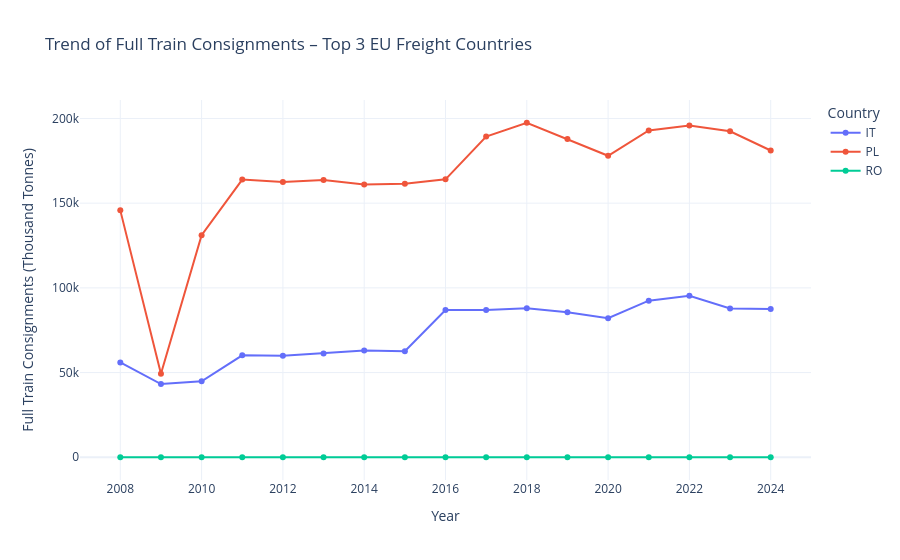
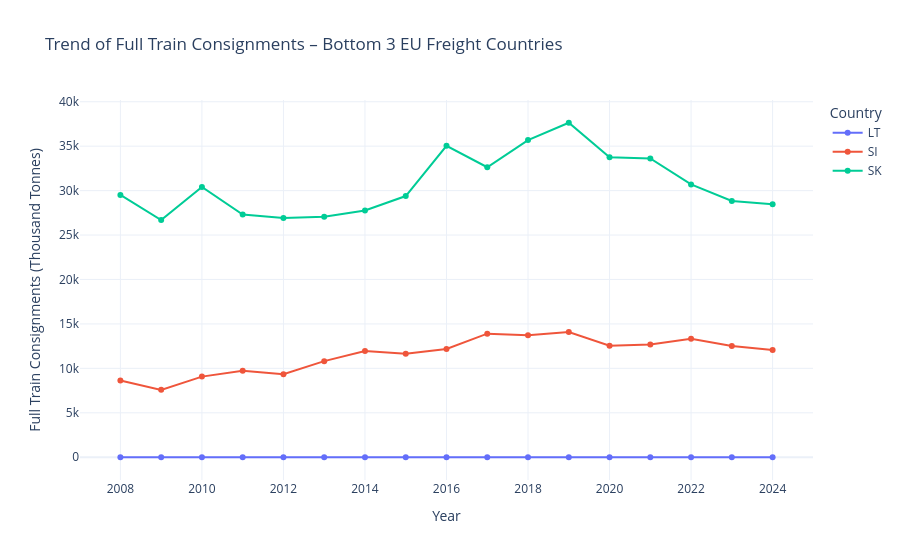

The cell these charts' notebook holds for them, in order:
### Markdown cell above
Trending Visualization for Top and Bottom 3 Countries

### Code cell
print("Top 3:", top3_countries)
print("Bottom 3:", bottom3_countries)

# Top 3 ülkelerin yıllara göre full-train yük trendi
fig_top = px.line(
    q5_df_filtered[q5_df_filtered["geo"].isin(top3_countries)],
    x="TIME_PERIOD",
    y="Consignment_full_train_load_THS_T",
    color="geo",
    markers=True,
    title="Trend of Full Train Consignments – Top 3 EU Freight Countries",
    labels={
        "TIME_PERIOD": "Year",
        "Consignment_full_train_load_THS_T": "Full Train Consignments (Thousand Tonnes)",
        "geo": "Country"
    }
)
fig_top.update_layout(template="plotly_white")
fig_top.show()

# Bottom 3 ülkelerin yıllara göre full-train yük trendi
fig_bottom = px.line(
    q5_df_filtered[q5_df_filtered["geo"].isin(bottom3_countries)],
    x="TIME_PERIOD",
    y="Consignment_full_train_load_THS_T",
    color="geo",
    markers=True,
    title="Trend of Full Train Consignments – Bottom 3 EU Freight Countries",
    labels={
        "TIME_PERIOD": "Year",
        "Consignment_full_train_load_THS_T": "Full Train Consignments (Thousand Tonnes)",
        "geo": "Country"
    }
)
fig_bottom.update_layout(template="plotly_white")
fig_bottom.show()

### Figure 1 — Plotly figure (JSON) as saved in the notebook; plotly's stock layout.template omitted (floating-point values rounded to 4 significant figures)
{"data": [{"hovertemplate": "Country=IT<br>Year=%{x}<br>Full Train Consignments (Thousand Tonnes)=%{y}<extra></extra>", "legendgroup": "IT", "line": {"color": "#636efa", "dash": "solid"}, "marker": {"symbol": "circle"}, "mode": "lines+markers", "name": "IT", "orientation": "v", "showlegend": true, "type": "scatter", "x": [2008, 2009, 2010, 2011, 2012, 2013, 2014, 2015, 2016, 2017, 2018, 2019, 2020, 2021, 2022, 2023, 2024], "xaxis": "x", "y": [55970.0, 43210.0, 44820.0, 60190.0, 59950.0, 61270.0, 62990.0, 62650.0, 86910.0, 86890.0, 87960.0, 85670.0, 82040.0, 92430.0, 95380.0, 87830.0, 87460.0], "yaxis": "y"}, {"hovertemplate": "Country=PL<br>Year=%{x}<br>Full Train Consignments (Thousand Tonnes)=%{y}<extra></extra>", "legendgroup": "PL", "line": {"color": "#EF553B", "dash": "solid"}, "marker": {"symbol": "circle"}, "mode": "lines+markers", "name": "PL", "orientation": "v", "showlegend": true, "type": "scatter", "x": [2008, 2009, 2010, 2011, 2012, 2013, 2014, 2015, 2016, 2017, 2018, 2019, 2020, 2021, 2022, 2023, 2024], "xaxis": "x", "y": [145800.0, 49290.0, 131100.0, 163900.0, 162500.0, 163700.0, 161000.0, 161400.0, 164100.0, 189400.0, 197500.0, 188000.0, 178000.0, 192900.0, 195900.0, 192500.0, 181100.0], "yaxis": "y"}, {"hovertemplate": "Country=RO<br>Year=%{x}<br>Full Train Consignments (Thousand Tonnes)=%{y}<extra></extra>", "legendgroup": "RO", "line": {"color": "#00cc96", "dash": "solid"}, "marker": {"symbol": "circle"}, "mode": "lines+markers", "name": "RO", "orientation": "v", "showlegend": true, "type": "scatter", "x": [2008, 2009, 2010, 2011, 2012, 2013, 2014, 2015, 2016, 2017, 2018, 2019, 2020, 2021, 2022, 2023, 2024], "xaxis": "x", "y": [0.0, 0.0, 0.0, 0.0, 0.0, 0.0, 0.0, 0.0, 0.0, 0.0, 0.0, 0.0, 0.0, 0.0, 0.0, 0.0, 0.0], "yaxis": "y"}], "layout": {"legend": {"title": {"text": "Country"}, "tracegroupgap": 0}, "title": {"text": "Trend of Full Train Consignments – Top 3 EU Freight Countries"}, "xaxis": {"anchor": "y", "domain": [0, 1], "title": {"text": "Year"}}, "yaxis": {"anchor": "x", "domain": [0, 1], "title": {"text": "Full Train Consignments (Thousand Tonnes)"}}}}

### Figure 2 — Plotly figure (JSON) as saved in the notebook; plotly's stock layout.template omitted (floating-point values rounded to 4 significant figures)
{"data": [{"hovertemplate": "Country=LT<br>Year=%{x}<br>Full Train Consignments (Thousand Tonnes)=%{y}<extra></extra>", "legendgroup": "LT", "line": {"color": "#636efa", "dash": "solid"}, "marker": {"symbol": "circle"}, "mode": "lines+markers", "name": "LT", "orientation": "v", "showlegend": true, "type": "scatter", "x": [2008, 2009, 2010, 2011, 2012, 2013, 2014, 2015, 2016, 2017, 2018, 2019, 2020, 2021, 2022, 2023, 2024], "xaxis": "x", "y": [0.0, 0.0, 0.0, 0.0, 0.0, 0.0, 0.0, 0.0, 0.0, 0.0, 0.0, 0.0, 0.0, 0.0, 0.0, 0.0, 0.0], "yaxis": "y"}, {"hovertemplate": "Country=SI<br>Year=%{x}<br>Full Train Consignments (Thousand Tonnes)=%{y}<extra></extra>", "legendgroup": "SI", "line": {"color": "#EF553B", "dash": "solid"}, "marker": {"symbol": "circle"}, "mode": "lines+markers", "name": "SI", "orientation": "v", "showlegend": true, "type": "scatter", "x": [2008, 2009, 2010, 2011, 2012, 2013, 2014, 2015, 2016, 2017, 2018, 2019, 2020, 2021, 2022, 2023, 2024], "xaxis": "x", "y": [8629.0, 7584.0, 9072.0, 9722.0, 9331.0, 10820.0, 11950.0, 11650.0, 12180.0, 13910.0, 13720.0, 14090.0, 12540.0, 12690.0, 13330.0, 12520.0, 12060.0], "yaxis": "y"}, {"hovertemplate": "Country=SK<br>Year=%{x}<br>Full Train Consignments (Thousand Tonnes)=%{y}<extra></extra>", "legendgroup": "SK", "line": {"color": "#00cc96", "dash": "solid"}, "marker": {"symbol": "circle"}, "mode": "lines+markers", "name": "SK", "orientation": "v", "showlegend": true, "type": "scatter", "x": [2008, 2009, 2010, 2011, 2012, 2013, 2014, 2015, 2016, 2017, 2018, 2019, 2020, 2021, 2022, 2023, 2024], "xaxis": "x", "y": [29520.0, 26700.0, 30400.0, 27310.0, 26930.0, 27050.0, 27760.0, 29390.0, 35040.0, 32630.0, 35690.0, 37640.0, 33760.0, 33620.0, 30700.0, 28840.0, 28470.0], "yaxis": "y"}], "layout": {"legend": {"title": {"text": "Country"}, "tracegroupgap": 0}, "title": {"text": "Trend of Full Train Consignments – Bottom 3 EU Freight Countries"}, "xaxis": {"anchor": "y", "domain": [0, 1], "title": {"text": "Year"}}, "yaxis": {"anchor": "x", "domain": [0, 1], "title": {"text": "Full Train Consignments (Thousand Tonnes)"}}}}
